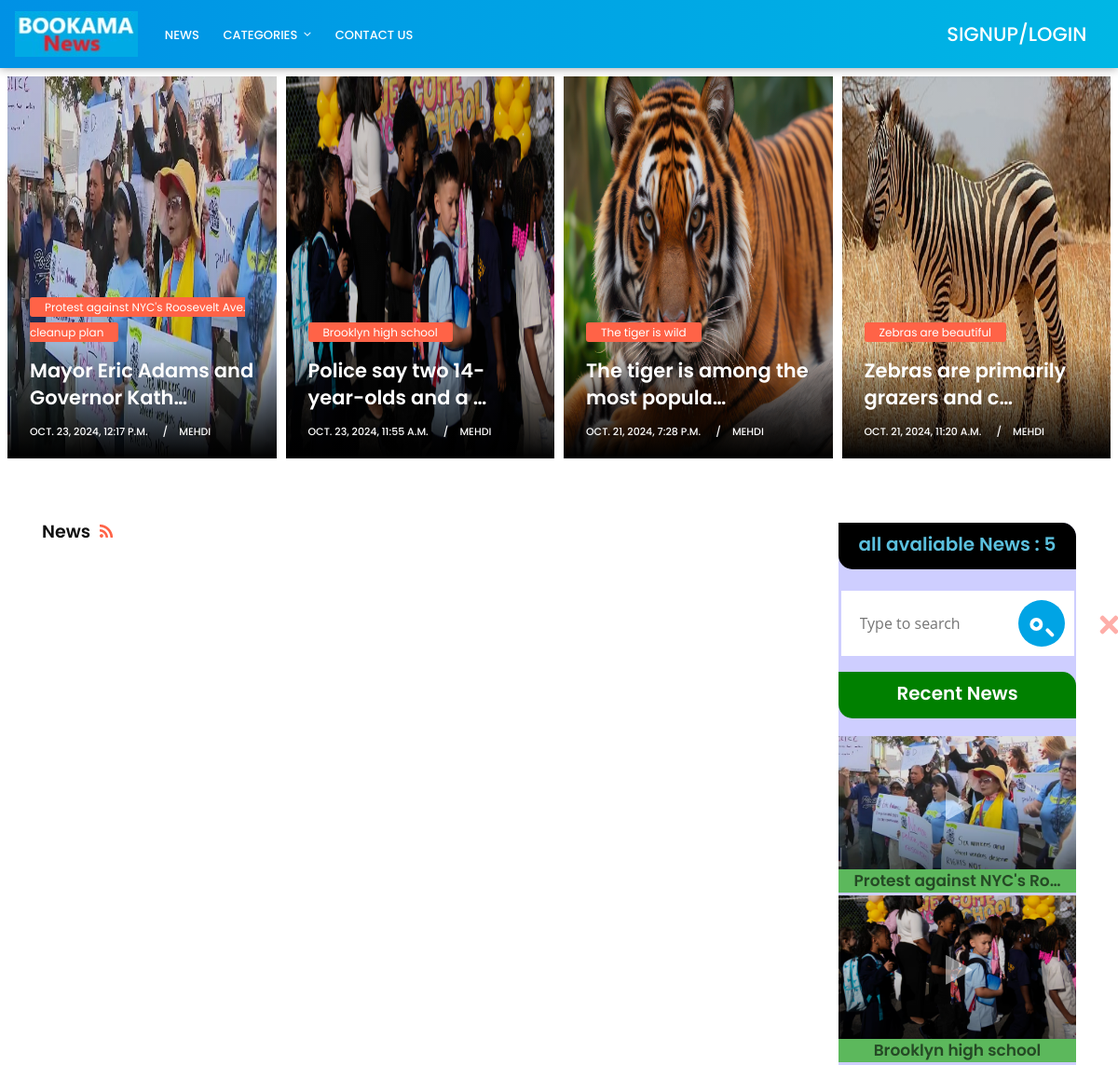
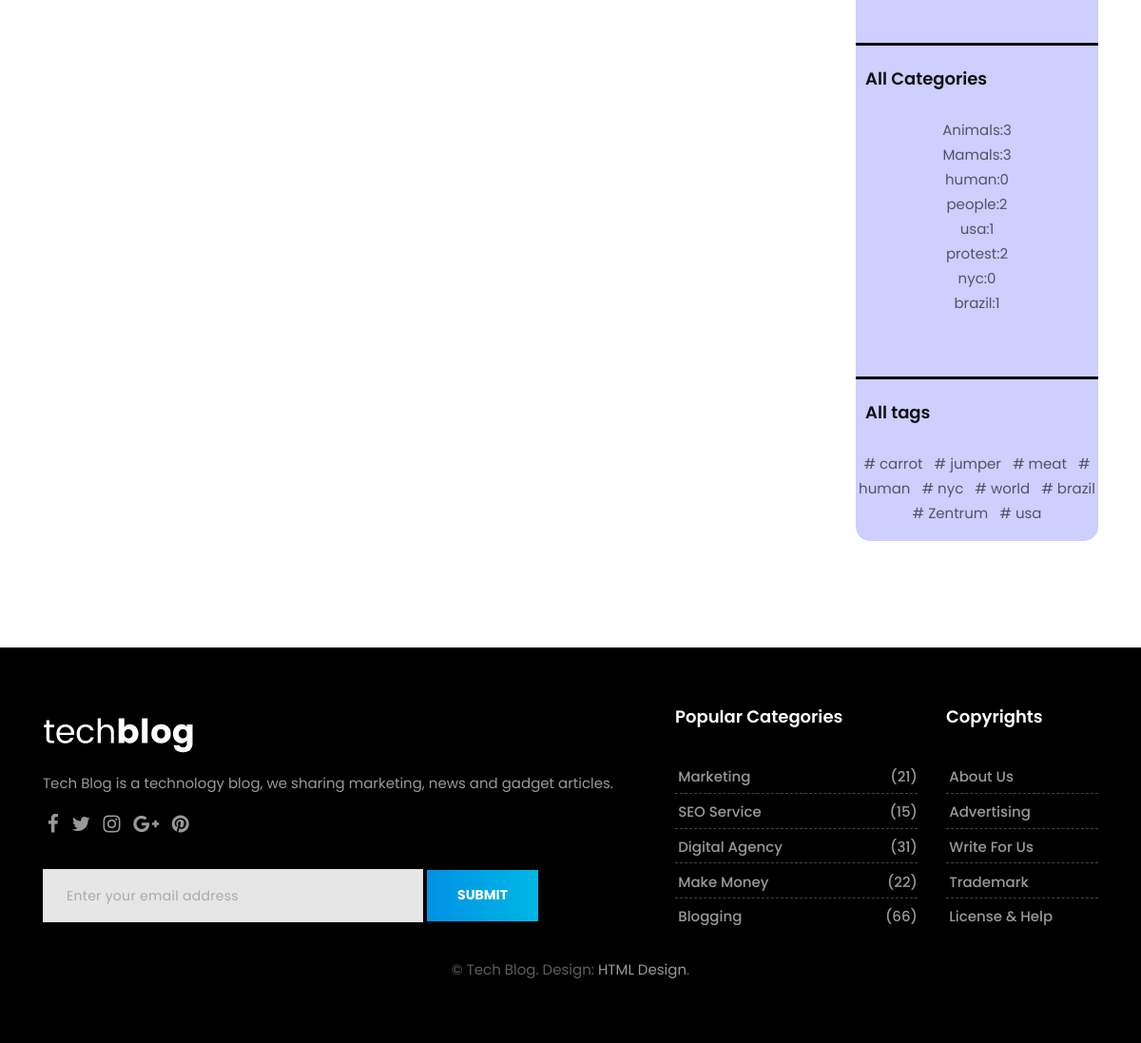
Screenshot of /category/human/ with the database file from the repository (2 pictures, top to bottom).
### news/models.py (models this page shows, shortened)
class News(models.Model):
  title=models.CharField(max_length=250)
  brif_description=models.TextField()
  description=models.TextField()
  image=models.ImageField(upload_to='news/images/',default='news/images/1.png')
  updated_time=models.DateTimeField(auto_now=True, auto_now_add=False)
  created_time=models.DateTimeField(auto_now=False, auto_now_add=True)
  active=models.BooleanField(default=False)
  author=models.ForeignKey(user,on_delete=models.CASCADE,blank=False)
  category=models.ManyToManyField("Category")
  tag=models.ManyToManyField("Tag")
  class Meta:
    ordering=['-created_time']
    verbose_name = 'New'
    verbose_name_plural = 'News'

class Category(models.Model):
  title=models.CharField(max_length=100)
  def __str__(self):
    return self.title

class Tag(models.Model):
  title=models.CharField(max_length=100)

### news/views.py (the view)
# urls.py: path('', news_list,name="news"),
def news_list(request,*args, **kwargs):
  news=News.objects.filter(active=True).order_by('-created_time')
  if kwargs.get('author'):
    news=news.filter(author__username=kwargs['author'])
  if kwargs.get('date'):
    news=news.filter(created_time__icontains=kwargs['date'])
  if kwargs.get('category'):
    news=news.filter(category__title=kwargs['category'])
  if kwargs.get('tag'):
    news=news.filter(tag__title=kwargs['tag'])
  search=request.GET.get('q')
  if search:
    news=news.filter( Q(title__icontains=search) | Q(brif_description__icontains=search)|Q(description__icontains=search))
  paginator = Paginator(news, 4)  # Show 25 contacts per page.
  page_number = request.GET.get("page")
  new_list = paginator.get_page(page_number)
  context={'news':new_list}
  return render(request,'news/news-list.html',context)

### news/templatetags/news_tags.py (called while the page is built)
@register.simple_tag
def news_counter():
  news=str(News.objects.filter(active=1).count())
  return f"all avaliable News   :  {news} "

@register.inclusion_tag('news/includes/news-recent.html')
def recent_news():
  news=News.objects.filter(active=True).order_by('-created_time')[0:2]
  return {'news':news}

@register.inclusion_tag('news/includes/news-category.html')
def categories():
  categories=Category.objects.all()
  news=News.objects.filter(active=True)
  categories_count={}
  for cat in categories:
    categories_count[cat]=news.filter(category__title=cat).count()
  return {'categories_count': categories_count}

@register.inclusion_tag('news/includes/news-all-tags.html')
def show_all_tags():
  tags=Tag.objects.all()
  return {'tags':tags}

@register.inclusion_tag('news/includes/news-category-banner.html')
def category_banner():
  categories=Category.objects.all()
  return {'categories':categories}

@register.inclusion_tag('news/includes/banner/news-banner-recentnews.html')
def banner_recent_news():
  news=News.objects.filter(active=True).order_by('-id')[0:3]
  return {'news':news}

@register.inclusion_tag('news/includes/banner/news-banner-preview.html')
def banner_preview():
  news=News.objects.filter(active=True).order_by('-id')[0:4]
  return {'news':news}

### templates/news/news-list.html (shortened to what this page needs)
{% extends "base.html" %}
{% load static %}
{% load news_tags %}
{% load humanize %}
{% block content %}
{% include "news/includes/banner.html" %}
<section class="section">
  <div class="container">
      <div class="row">
          <div class="col-lg-9 col-md-12 col-sm-12 col-xs-12">
              <div class="page-wrapper">
                  <div class="blog-top clearfix">
                      <h4 class="pull-left">News<i class="fa fa-rss"></i></h4>
                  </div>
              </div>
          </div>
{% include "news/includes/sidebar.html" %}
          </div>
      </div>
  </div>
</section>
{% endblock content %}

### templates/news/includes/banner/news-banner-preview.html
{% load static %}
{% load news_tags %}
{% for new in news %}
<a href="{% url "news:detail" num=new.id %}">
<div class="second-slot">
  <div class="masonry-box post-media">
      <a href="{% url "news:detail" num=new.id %}">
        <img style="width:360px;height:410px" src="{{new.image.url}}" alt="" class="img-fluid" /></a>
       <div class="shadoweffect">
          <div class="shadow-desc">
              <div class="blog-meta">
                  <span class="bg-orange"><a href="{% url "news:detail" num=new.id %}" title="">{{new.title}}</a></span>
                  <h4><a href="{% url "news:detail" num=new.id %}" title="">{{new.brif_description|truncatechars:35}}</a></h4>
                  <small><a title="">{{new.created_time}}</a></small>
                  <small><a href="{% url "news:author" author=new.author %}" title="">{{new.author}}</a></small>
              </div>
          </div>
       </div>
  </div>
</div>
</a>
{% endfor %}

### templates/news/includes/news-recent.html (shortened to what this page needs)
{% load news_tags %}
<div class="widget">
    <div class="trend-videos">
<h2 style="border-radius:0px 15px 0px 15px;background-color:green;font-size:20px;height:50px;text-align:center;padding:5%" class="widget-title text-white">Recent News</h2>
{% for new in news %}
      <div class="blog-box bg-success" style="margin-top:-13px;">
          <div class="post-media">
              <a href="{% url "news:detail" num=new.id %}" title="">
                  <img src="{{new.image.url}}" alt="" class="img-fluid">
                  <div class="hovereffect">
                  </div>
              </a>
          </div>
          <div class="blog-meta">
              <h5 style="text-align:center;padding-buttom:10px" ><a href="{% url "news:detail" num=new.id %}" title="">{{new.title | truncatechars:25}}</a></h5>
          </div>
      </div>
      {% endfor %}
  </div>
</div>

### templates/news/includes/news-category.html (shortened to what this page needs)
{% load news_tags %}
<div class="widget">
  <h2 class="widget-title" style="padding:10px 0px 0px 10px">All Categories </h2>
  <div class="blog-list-widget">
      <div class="list-group">
          <a href="tech-single.html" class="list-group-item list-group-item-action flex-column align-items-start">
              <div class="w-100 justify-content-between">
                  <ul>
                    {% for cat,num in categories_count.items %}
                    <li style="text-align:center">
                        <a href="{% url "news:category" category=cat.title %}">{{cat}}:{{num}}</a>
                    </li>
                    {% endfor %}
                  </ul>
              </div>
          </a>
      </div>
  </div>
</div>

### templates/news/includes/news-all-tags.html (shortened to what this page needs)
{% load news_tags %}
<div class="widget">
  <h2 class="widget-title"  style="padding:10px 0px 0px 10px" >All tags </h2>
  <div class="blog-list-widget">
      <div class="list-group">
          <a href="tech-single.html" class="list-group-item list-group-item-action flex-column align-items-start">
              <div class="w-100 justify-content-between">
                  <ul style="text-align:center">
                    {% for tag in tags%}
                    <li  style="display:inline">
                        <a href="{% url "news:tag" tag=tag.title %}"># {{tag.title}} &nbsp; </a>
                    </li>
                    {% endfor %}
              </div>
          </a>
      </div>
  </div>
</div>

### staticfiles/style.css (style rules this page uses)
body { font-size: 15px; line-height: 26px; background-color: #ffffff; }
h1, h2, h3, h4, h5, body, p, .topbar-section, .navbar-inverse .navbar-nav .nav-link, .header .dropdown-menu, .navbar-nav .nav-link { font-family: 'Roboto', serif; }
h1, h2, h3, h4, h5, h6 { font-weight: 700; line-height: 1.4; color: #111111; }
h2 { font-size: 27px; line-height: 38px; margin-bottom: 20px }
h4 { font-size: 19px; line-height: 29px; margin-bottom: 14px }
h5 { font-size: 17px; line-height: 25px; margin-bottom: 11px }
body, p { color: #5e5e5e; }
.post-media img { width: 100%; }
.section { padding: 4rem 0; display: block; position: relative; background-color: #ffffff; }
.post-media img, .masonry-box img { -webkit-transition: all .3s ease-in-out; -moz-transition: all .3s ease-in-out; -ms-transition: all .3s ease-in-out; -o-transition: all .3s ease-in-out; transition: all .3s ease-in-out; -webkit-transform: scale(1); -moz-transform: scale(1); -ms-transform: scale(1); -o-transform: scale(1); transform: scale(1); }
.masonry-box img, .masonry-box { width: 100%; }
.masonry-box { border: 0.34rem solid #fff; }
.masonry-box .blog-meta h4 { padding: 0.2rem 0; }
.masonry-box .blog-meta span { background-color: #111111; border-radius: 3px; font-size: 12px; padding: 0.1rem 1rem; }
.blog-meta h4 { padding: 1rem 0 0.5rem; margin: 0; font-size: 21px; }
.blog-meta small { font-size: 11px; display: inline-block; margin-bottom: 0; padding-bottom: 0; color: #111111; font-weight: bold; text-transform: uppercase; margin-right: 0.5rem; }
.blog-meta small:after { content: "/"; padding-left: 1rem; }
.blog-meta small:last-child:after { content: "" }
.post-media { position: relative; overflow: hidden; }
.shadoweffect { position: absolute; top: 0; opacity: 0; left: 0; right: 0; bottom: 0; background: -moz-linear-gradient(0deg, rgba(0, 0, 0, 1) 0%, rgba(0, 0, 0, 0.1) 30%); background: -webkit-linear-gradient(0deg, rgba(0, 0, 0, 1) 0%, rgba(0, 0, 0, 0.1) 30%); background: linear-gradient(0deg, rgba(0, 0, 0, 1) 0%, rgba(0, 0, 0, 0.1) 30%); filter: progid: DXImageTransform.Microsoft.gradient( startColorstr='#000000', endColorstr='#00000000', GradientType=1); -webkit-transition: all .3s ease-in-out; -moz-transition: all .3s ease-in-out; -ms-transition: all .3s ease-in-out; -o-transition: all .3s ease-in-out; transition: all .3s ease-in-out; -webkit-transform: scale(1); -moz-transform: scale(1); -ms-transform: scale(1); -o-transform: scale(1); transform: scale(1); zoom: 1; filter: alpha(opacity=100); opacity: 1; }
.shadow-desc { position: absolute; bottom: 0; padding: 1rem 1.5rem; }
.shadow-desc .blog-meta small::after, .shadow-desc .blog-meta a, .shadow-desc .blog-meta h4 a { color: #ffffff !important; }
.hovereffect { position: absolute; top: 0; opacity: 0; left: 0; right: 0; bottom: 0; background-color: rgba(0, 0, 0, 0.2); -webkit-transition: all .3s ease-in-out; -moz-transition: all .3s ease-in-out; -ms-transition: all .3s ease-in-out; -o-transition: all .3s ease-in-out; transition: all .3s ease-in-out; zoom: 1; filter: alpha(opacity=0); opacity: 0.5; background: -moz-linear-gradient(0deg, rgba(0, 0, 0, 1) 0%, rgba(0, 0, 0, 0.1) 50%); background: -webkit-linear-gradient(0deg, rgba(0, 0, 0, 1) 0%, rgba(0, 0, 0, 0.1) 50%); background: linear-gradient(0deg, rgba(0, 0, 0, 1) 0%, rgba(0, 0, 0, 0.1) 50%); filter: progid: DXImageTransform.Microsoft.gradient( startColorstr='#000000', endColorstr='#00000000', GradientType=1); }
.sidebar .widget { position: relative; display: block; margin-bottom: 3rem; }
.sidebar .widget ul { list-style: none; margin: 0; padding: 0; }
.sidebar a { color: rgba(0, 0, 0, 0.6); }
.sidebar .widget-title { display: block; font-size: 18px; margin: 0 0 2rem; padding: 0; line-height: 1; }
.blog-list-widget .list-group-item { padding: 0; border: 0; margin: 0; background-color: transparent; }
.blog-list-widget .w-100 { margin-bottom: 1rem; display: block; }

### rows the page displays
News: image (picture), title "Protest against NYC's Roosevelt Ave. cleanup plan", brif_description "Mayor Eric Adams and Governor Kath…", created_time "OCT. 23, 2024, 12:17 P.M.", author "MEHDI", title "Protest against NYC's Ro…"
News: image (picture), title "Brooklyn high school", brif_description "Police say two 14-year-olds and a …", created_time "OCT. 23, 2024, 11:55 A.M.", author "MEHDI"
News: image (picture), title "The tiger is wild", brif_description "The tiger is among the most popula…", created_time "OCT. 21, 2024, 7:28 P.M.", author "MEHDI"
News: image (picture), title "Zebras are beautiful", brif_description "Zebras are primarily grazers and c…", created_time "OCT. 21, 2024, 11:20 A.M.", author "MEHDI"
Category: title "Animals", num "3"
Category: title "Mamals", num "3"
Category: title "human", num "0"
Category: title "people", num "2"
Category: title "usa", num "1"
Category: title "protest", num "2"
Category: title "nyc", num "0"
Category: title "brazil", num "1"
Tag: title "carrot"
Tag: title "jumper"
Tag: title "meat"
Tag: title "human"
Tag: title "nyc"
Tag: title "world"
Tag: title "brazil"
Tag: title "Zentrum"
Tag: title "usa"
